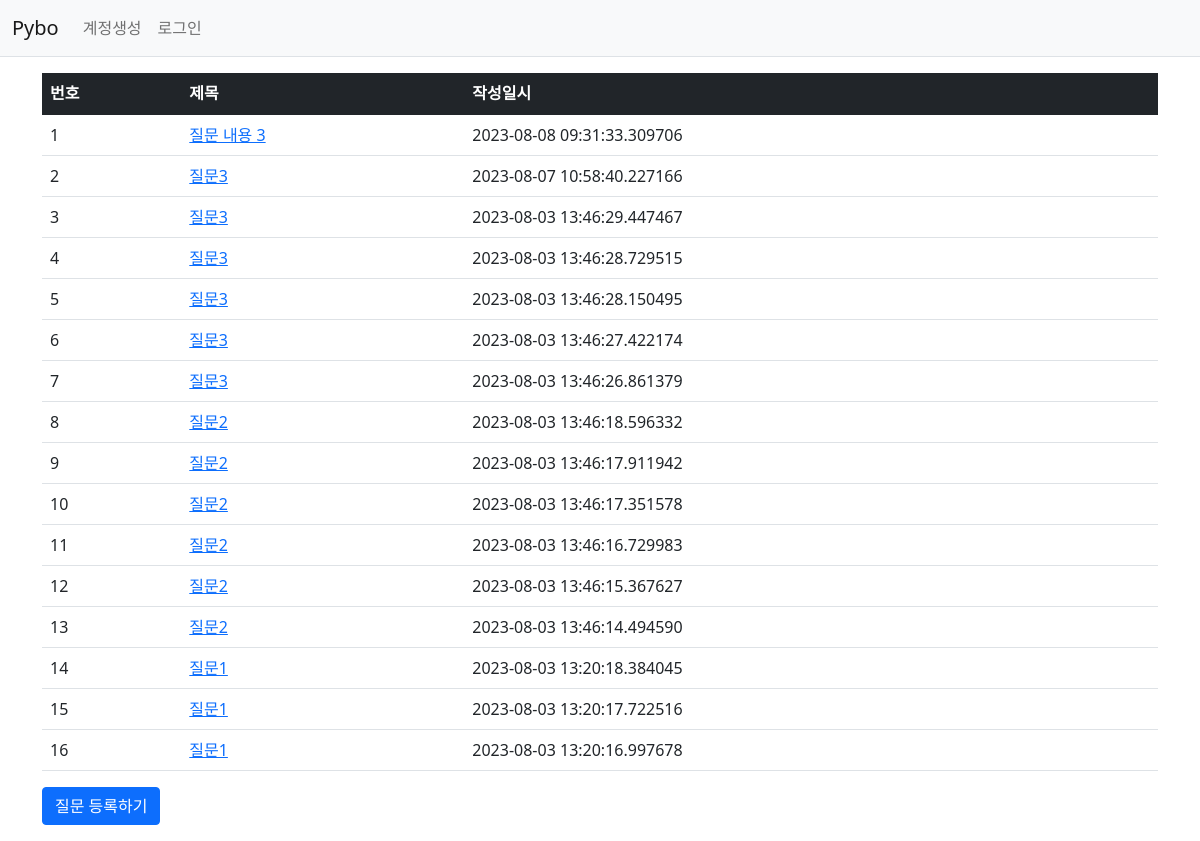
Page /question/list/ on the committed database.
### Pybo/models.py (models this page shows)
class Question(db.Model):
    id = db.Column(db.Integer,primary_key=True)
    subject = db.Column(db.String(200),nullable=False)
    content = db.Column(db.Text(),nullable=False)
    create_date = db.Column(db.DateTime(), nullable=False)

### Pybo/views/question_views.py (the view)
@bp.route('/list/')
def q_list():
    question_list = Question.query.order_by(Question.create_date.desc()) # 최신 날짜부터
    return render_template('question/question_list.html', question_list=question_list) # html페이지를 불러오기 위해서 사용

### Pybo/templates/question/question_list.html
{% extends 'base.html' %}
{% block content %}
<div class="container my-3">
    <table class="table">
        <tthead>
            <tr class="table-dark">
                <th>번호</th>
                <th>제목</th>
                <th>작성일시</th>
            </tr>
        </tthead>
        <tbody>
        {% if question_list %}
        {% for question in question_list %}
        <tr>
            <td>{{ loop.index }}</td>
            <td>
                <a href="{{ url_for('question.detail', question_id=question.id ) }}">{{question.subject}}</a>
            </td>
            <td> {{ question.create_date }} </td>
        </tr>
        {% endfor %}
        {% else %}
        <tr>
            <td colspan="3">질문이 없습니다!</td>
        </tr>
        {% endif %}
        </tbody>
    </table>
    <a href="{{ url_for('question.create') }}" class="btn btn-primary">질문 등록하기</a>
</div>
{% endblock %}

### Pybo/templates/base.html (shortened to what this page needs)
<!doctype html>
<html lang="ko">
<head>
    <link rel="stylesheet" href="{{ url_for('static', filename='bootstrap.min.css') }}">
    <link rel="stylesheet" href="{{ url_for('static', filename='style.css') }}">
</head>
<body>
<nav class="navbar navbar-expand-lg navbar-light bg-light border-bottom">
    <div class="container-fluid">
        <a class="navbar-brand" href="{{ url_for('main.index') }}">Pybo</a>
        <div class="collapse navbar-collapse" id="navbarSupportedContent">
            <ul class="navbar-nav me-auto mb-2 mb-lg-0">
                <li class="nav-item">
                    <a class="nav-link" href="#">계정생성</a>
                </li>
                <li class="nav-item">
                    <a class="nav-link" href="#">로그인</a>
                </li>
            </ul>
        </div>
    </div>
</nav>
{% block content %}
{% endblock %}
</body>
</html>

### rows in the picture
Question: subject "질문 내용 3", create_date "2023-08-08 09:31:33.309706"
Question: subject "질문3", create_date "2023-08-07 10:58:40.227166"
Question: subject "질문3", create_date "2023-08-03 13:46:29.447467"
Question: subject "질문3", create_date "2023-08-03 13:46:28.729515"
Question: subject "질문3", create_date "2023-08-03 13:46:28.150495"
Question: subject "질문3", create_date "2023-08-03 13:46:27.422174"
Question: subject "질문3", create_date "2023-08-03 13:46:26.861379"
Question: subject "질문2", create_date "2023-08-03 13:46:18.596332"
Question: subject "질문2", create_date "2023-08-03 13:46:17.911942"
Question: subject "질문2", create_date "2023-08-03 13:46:17.351578"
Question: subject "질문2", create_date "2023-08-03 13:46:16.729983"
Question: subject "질문2", create_date "2023-08-03 13:46:15.367627"
Question: subject "질문2", create_date "2023-08-03 13:46:14.494590"
Question: subject "질문1", create_date "2023-08-03 13:20:18.384045"
Question: subject "질문1", create_date "2023-08-03 13:20:17.722516"
Question: subject "질문1", create_date "2023-08-03 13:20:16.997678"
